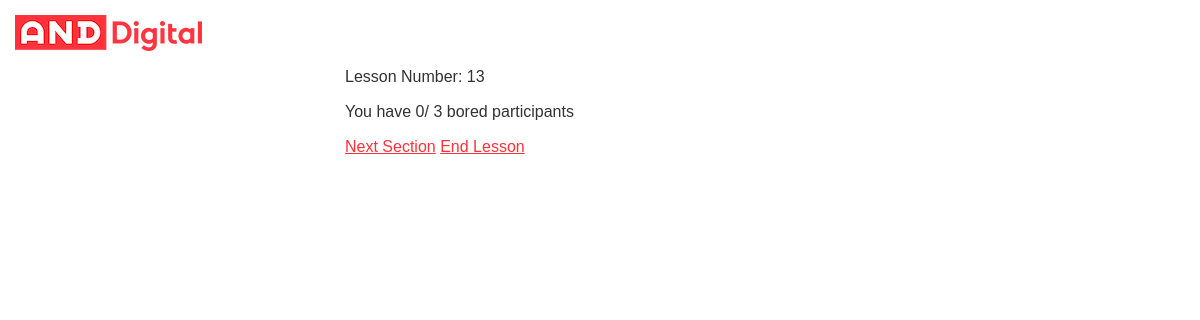
Page /lesson/13/ on the committed database.
### boredometer_app/models.py (models this page shows, shortened)
class Lesson(models.Model):
    id = models.CharField(unique=True, max_length=6, primary_key=True)
    section_number = models.IntegerField(default=0)
    participants = models.IntegerField(default=0)
    amount_bored = models.IntegerField(default=0)
    @staticmethod
    def get(lesson_id):
        lesson_id = lesson_id.lower()
        try:
            return Lesson.objects.get(id=lesson_id)
        except ObjectDoesNotExist:
            raise ObjectDoesNotExist

### boredometer_app/views.py (the view)
# urls.py: path('lesson/<str:lesson_id>/', main_views.view_lesson, name='view_lesson'),
def view_lesson(req, lesson_id):
    lesson = Lesson.get(lesson_id)
    return render(req, 'view_lesson.html', {'lesson': lesson})

### templates/view_lesson.html
{% extends 'base_template.html' %}
{% load static %}
{% block content %}
<div data-mod="refresh-screen">
    <p>Lesson Number: <span id="lessonNumber">{{ lesson.id }}</span></p>
    <p>You have <span id="amountBored">{{ lesson.amount_bored }}</span>/
        <span id="participants">{{ lesson.participants }}</span> bored participants</p>
    <a href="{% url 'next_section' lesson_id=lesson.id %}">Next Section</a>
    <a href="{% url 'end_lesson' lesson_id=lesson.id %}">End Lesson</a>
</div>
{% endblock %}

### rows in the picture
Lesson: id "13", amount_bored "0", participants "3"
